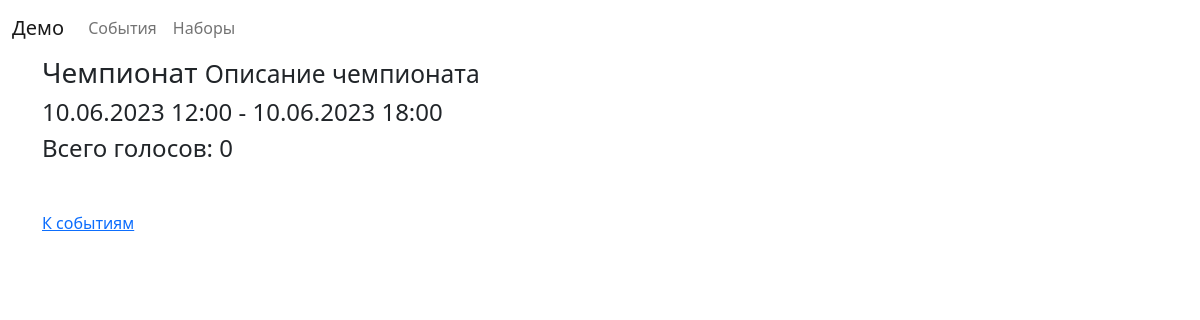
The page /events/59d3efc9-828b-4aa9-8165-cbfe67ffacfb/ on the database its author committed.
### core/models.py (models this page shows, shortened)
class Event(models.Model):
    id = models.UUIDField(primary_key=True, default=uuid.uuid4, editable=False)
    template = models.ForeignKey(EventTemplate, verbose_name='Набор эмоций',on_delete=models.PROTECT, null=True)
    title = models.CharField('Название', max_length=50)
    description = models.TextField('Описание')
    date = models.DateField('Дата события')
    start_date = models.DateTimeField('Начало')
    end_date = models.DateTimeField('Окончание')

### core/views.py (the view)
# urls.py: path("events/<uuid:pk>/", EventDetail.as_view(), name="event_detail"),
class EventDetail(DetailView):
    model = Event
    def get_queryset(self):
        queryset = super().get_queryset().filter(id=self.kwargs['pk'])
        return queryset
    def get_context_data(self, **kwargs):
        context = super().get_context_data(**kwargs)
        event = self.get_object()
        statistics = Emotion.objects.filter(vote__event=event).annotate(vote_count=Count('vote')).order_by('-vote_count')
        context['statistics'] = statistics
        return context

### templates/core/event_detail.html (shortened to what this page needs)
{% extends 'base.html' %}
{% block content %}
<h3>
  {{ object.title }}
  <small class="text-body-secondary">{{ object.description }}</small>
</h3>
<h4>{{ object.start_date | date:'j.m.Y G:i' }} - {{ object.end_date | date:'j.m.Y G:i'}} </h4>
<h4>Всего голосов: {{ object.vote_set.count }}</h4>
<br/>
<a href="{% url 'events' %}">К событиям</a>
{% endblock %}

### rows shown on the page
Event: title "Чемпионат", description "Описание чемпионата", start_date "10.06.2023 12:00", end_date "10.06.2023 18:00", vote_set.count "0"
